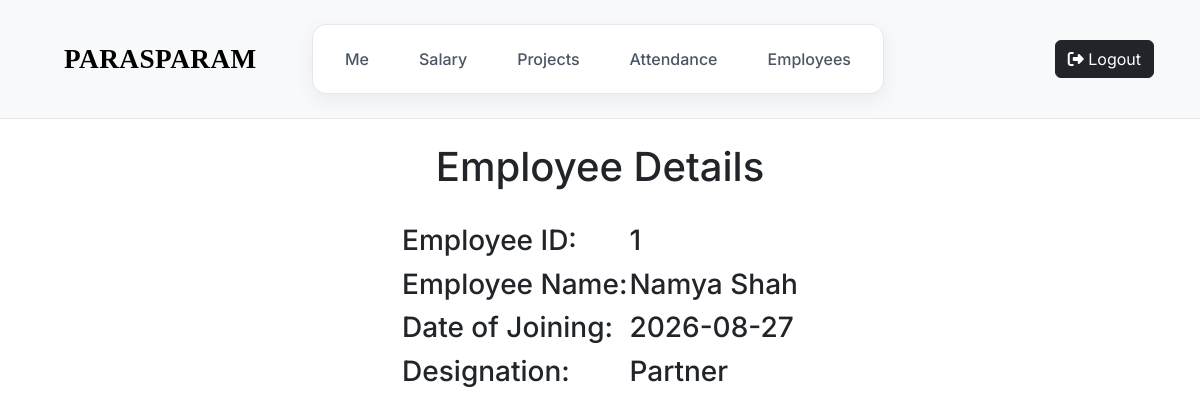
Screenshot of /view_employee/1 (signed in) with the database file from the repository.
### tables this page shows
CREATE TABLE emp_data1(emp_id INTEGER PRIMARY KEY, emp_name TEXT, hash TEXT, ctc_salary INTEGER, designation, joining_date);

### app.py (the view)
@app.route("/view_employee/<int:emp_id>")
@employee_login_required
def view_emp(emp_id):
    emp_data = db.execute("SELECT * FROM emp_data1 WHERE emp_id = ?", emp_id)
    return render_template("view_employee_adm.html", emp_data = emp_data)

### app.py (called while the page is built)
@app.after_request
def after_request(response):
    response.headers["Cache-Control"] = "no-cache, no-store, must-revalidate"
    response.headers["Expires"] = 0
    response.headers["Pragma"] = "no-cache"
    return response

### helpers.py (called while the page is built)
def employee_login_required(f):
    @wraps(f)
    def decorated_function(*args, **kwargs):
        if session.get("user_id") is None:
            return redirect("/")
        return f(*args, **kwargs)
    return decorated_function

### templates/view_employee_adm.html
{% extends "employee_home.html" %}
{% block main %}
<div class="view_emp_head center-tag py-4">
    <h1> Employee Details</h1>
</div>
<div class="view_emp_body center">
    <table class="frm-table">
    {% for employee in emp_data %}
    <tr>
       <td> <h3> Employee ID: </h3> </td>
       <td> <h3> {{ employee['emp_id'] }} </h3></td>
    </tr>
    <tr>
        <td> <h3> Employee Name:  </h3> </td>
        <td> <h3>  {{ employee['emp_name'] }} </h3> </td>
    </tr>
    <tr>
        <td> <h3> Date of Joining: </h3> </td>
        <td> <h3> {{ employee['joining_date'] }} </h3> </td>
    </tr>
    <tr>
        <td> <h3> Designation: </h3> </td>
        <td> <h3> {{ employee['designation'] }} </h3> </td>
    </tr>
    {% endfor %}
    </table>
</div>
{% endblock %}

### static/styles.css (style rules this page uses)
body { font-family: 'Inter'; }
.center { justify-content: center; }
.left, .center, .right { flex: 1; }
.center { display: flex; justify-content: center; }
.frm-table { display: flex; justify-content: center; }
.center-tag, .title { justify-content: center; text-align: center; }

### rows the page displays
emp_data1: emp_id "1", emp_name "Namya Shah", joining_date "2026-08-27", designation "Partner"
